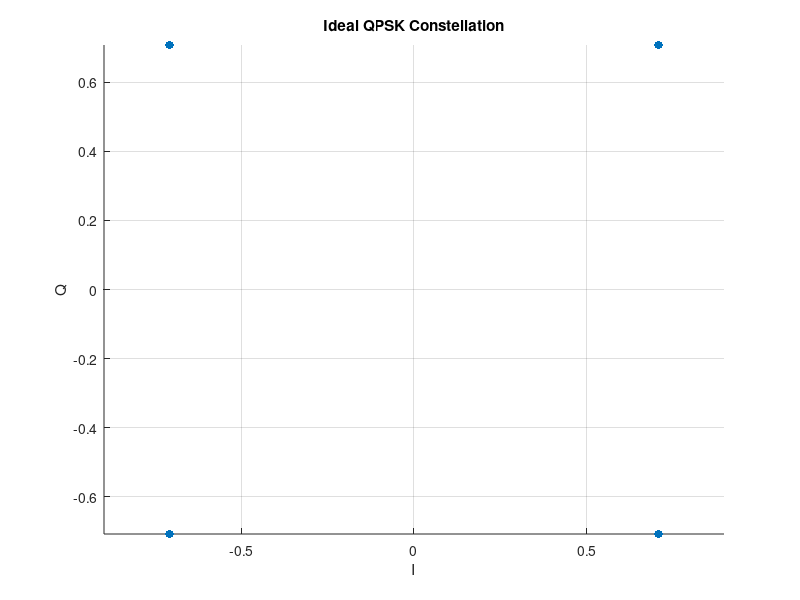
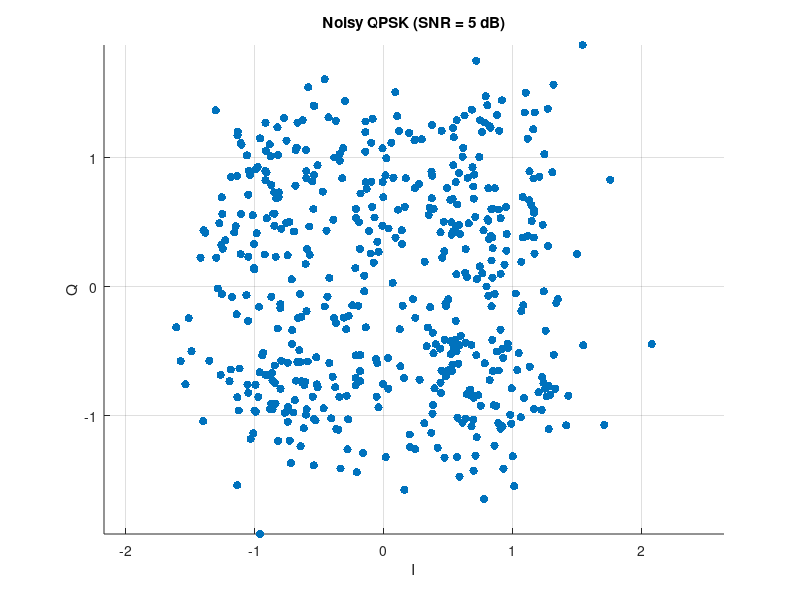

These figures' MATLAB source, in order:
clc; clear; close all

N=1000; SNR=5;
data=randi([0 1],N,1);
b=reshape(data,2,[])';

% QPSK Mapping
qpsk=(1-2*b(:,2))+1j*(1-2*b(:,1));
qpsk=qpsk/sqrt(2);

figure
scatter(real(qpsk),imag(qpsk),'filled')
grid on; axis equal
title('Ideal QPSK Constellation')
xlabel('I'); ylabel('Q');

% Add Noise
rx=awgn(qpsk,SNR,'measured');

figure
scatter(real(rx),imag(rx),'filled')
grid on; axis equal
title(['Noisy QPSK (SNR = ' num2str(SNR) ' dB)'])
xlabel('I'); ylabel('Q');

% Detection
det=zeros(N,1);
det(1:2:end)=imag(rx)<0;
det(2:2:end)=real(rx)<0;

% BER
errors=sum(data~=det);
BER=errors/N;

fprintf('Bits = %d\nErrors = %d\nBER = %.4f\n',N,errors,BER);
